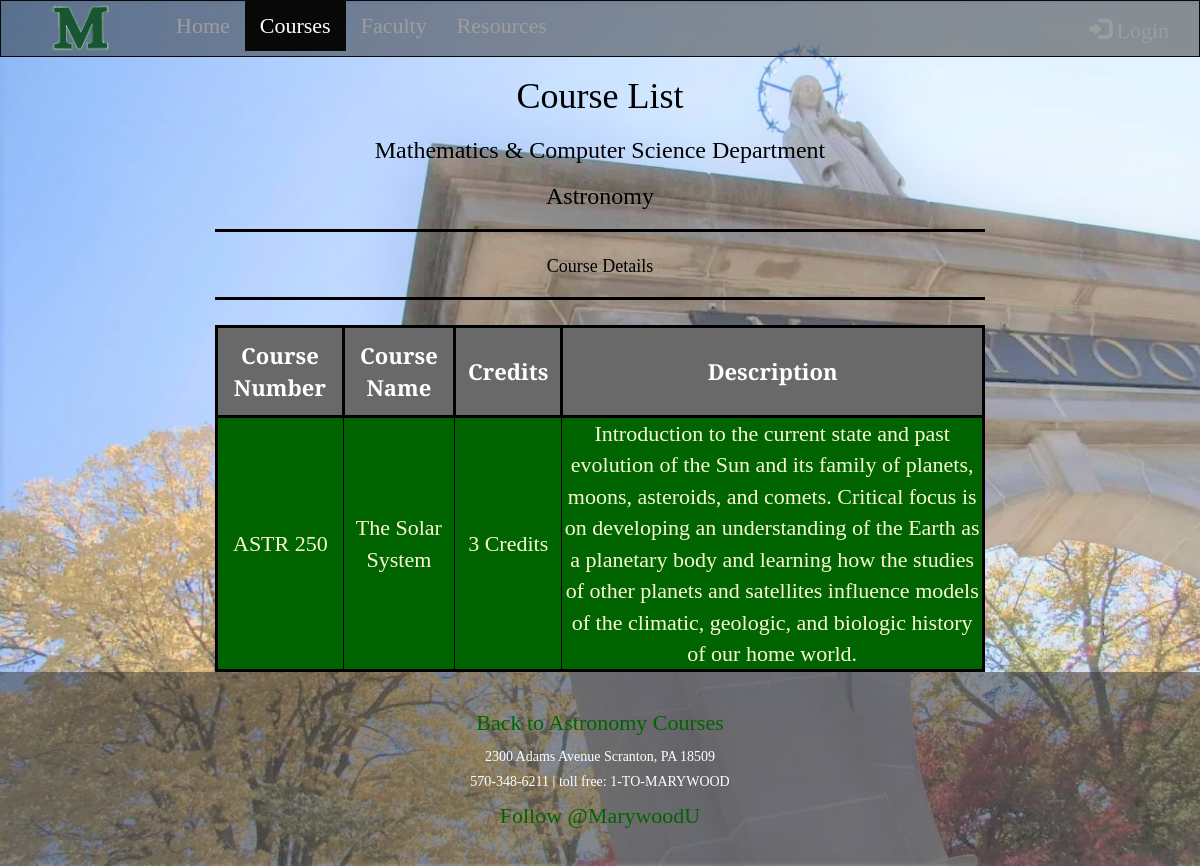
/astrdetail.php?courseNum=ASTR+250, run on the app's committed database.
### tables this page shows
CREATE TABLE `astronomycourses` (
  `courseNum` varchar(15) NOT NULL,
  `courseName` varchar(65) NOT NULL,
  `credits` varchar(15) NOT NULL,
  `detail` varchar(3000) NOT NULL
);

### astrdetail.php (the view, shortened to what this page needs)
<!DOCTYPE html>
<html lang="en">
<head>
  <link rel="stylesheet" href="https://maxcdn.bootstrapcdn.com/bootstrap/3.4.1/css/bootstrap.min.css">
  <link rel="stylesheet" href="mustyle.css">
</head>
<body>
<nav class="navbar navbar-inverse">
  <div class="container-fluid">
    <div class="navbar-header">
      <a class="navbar-brand" href="#">
		<img width="130px" height="70px" src="bigM.png" style="position:relative;top:-22px">
	  </a>
    </div>
    <div class="collapse navbar-collapse" id="myNavbar">
      <ul class="nav navbar-nav">
        <li><a href="/cs490-capstone/index.html#">Home</a></li>
        <li class="active"><a href="/cs490-capstone/courses.html#">Courses</a></li>
        <li><a href="/cs490-capstone/faculty.php#">Faculty</a></li>
        <li><a href="/cs490-capstone/resources.html#">Resources</a></li>
      </ul>
    <ul class="nav navbar-nav navbar-right">
        <li><a href="/cs490-capstone/logform.php#"><span class="glyphicon glyphicon-log-in"></span> Login</a></li>
      </ul>
    </div>
  </div>
</nav>
<div class="container-fluid text-center">
  <div class="row content">
    <div class="col-sm-2 sidenav"> </div>
    <div class="col-sm-8 text-center">
      <h1>Course List</h1>
      <h3>Mathematics & Computer Science Department</h3>
      <h3>Astronomy</h3>
        <hr style="height:3px;border-width:0;color:black;background-color:black">
    <h4>Course Details</h4>
        <hr style="height:3px;border-width:0;color:black;background-color:black">
    <?php
        $conn = mysqli_connect("localhost", "root", "", "capstone");
        $courseNum = htmlspecialchars($_GET["courseNum"]);
        $sql = "SELECT * FROM astronomycourses WHERE courseNum='" . $courseNum . "'";
        $result = $conn->query($sql);
        echo "<table border='1'>
              <tr>
              <th>Course Number</th>
              <th>Course Name</th>
              <th>Credits</th>
              <th>Description</th>
              </tr>";
        while($row = mysqli_fetch_array($result)){
            echo "<tr>";
            echo "<td>" . $row['courseNum'] . "</td>";
            echo "<td>" . $row['courseName'] . "</td>";
            echo "<td>" . $row['credits'] . "</td>";
            echo "<td>" . $row['detail'] . "</td>";
            echo "</tr>";
        }
        echo "</table>";
    ?>
    </div>
    <div class="col-sm-2 sidenav"> </div>
  </div>
</div>
<footer class="container-fluid text-center">
    <p><a href="/cs490-capstone/astronomycourses.php#" title="Go to Astronomy Courses">Back to Astronomy Courses</a></p>
    <h5>
    <p>2300 Adams Avenue Scranton, PA 18509</p>
    <p>570-348-6211 | toll free: 1-TO-MARYWOOD</p>
    </h5>
    <div>
        <div class position="relative"><a href="https://twitter.com/MarywoodU?ref_src=twsrc%5Etfw" class="twitter-follow-button" data-size="large" data-show-screen-name="false" data-show-count="false">Follow @MarywoodU</a></div><script async src="https://platform.twitter.com/widgets.js" charset="utf-8"></script>
    </div>
</footer>
</body>
</html>

### mustyle.css (style rules this page uses)
html { height: 100%; }
body { font-family: 'Playfair Display', serif; font-size: 22px; color: black; background-image: url(lightMUarchbackground.jpg); background-repeat: repeat-y; background-size: cover; min-height:100%; position:relative; padding-bottom:[footer-height] }
ul { display: inline-block; text-align:left; }
table { border: 3px solid black; width: 100%; color: black; text-align: center; }
th { border: 3px solid black; color: white; background-color: dimgrey; text-align: center; padding: 12px; }
tr:nth-child(even) { border: 3px solid black; color: lightgoldenrodyellow; background-color: darkgreen; }
tr:nth-child(odd) { border: 3px solid black; color: darkgreen; background-color: lightgoldenrodyellow; }
li a { color: white; }
a { color: darkgreen; }
.navbar { margin-bottom: 0; border-radius: 0; background: rgb(44, 44, 44); background: rgba(44, 44, 44, 0.5); color: white; }
.row.content { height: 450px }
.sidenav { padding-top: 30px; height: 100%; }
footer { background: rgba(44, 44, 44, 0.5); color: white; padding: 35px; }
* { box-sizing: border-box; }
hr { border: 1px solid #f1f1f1; margin-bottom: 25px; }

### data on the page
astronomycourses: courseNum "ASTR 250", courseName "The Solar System", credits "3 Credits", detail "Introduction to the current state and past evolution of the Sun and its family of planets, moons, asteroids, and comets. Critical focus is on developing an understanding of the Earth as a planetary body and learning how the studies of other planets and satellites influence models of the climatic, geologic, and biologic history of our home world."
